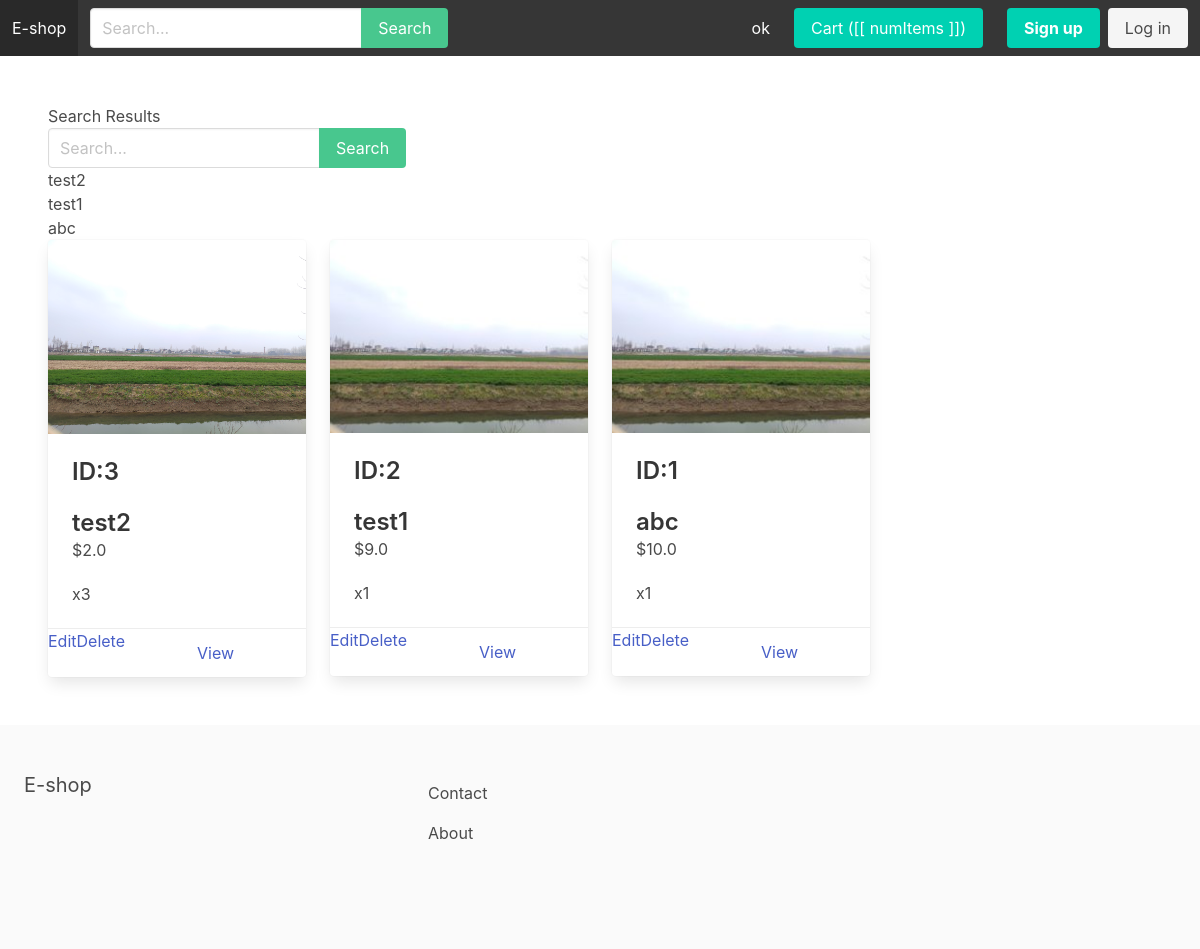
Screenshot of /search_manage/ with the database file from the repository.
### apps/store/models.py (models this page shows, shortened)
class Category(models.Model):
    title = models.CharField(max_length=255)
    slug = models.SlugField(max_length=255)
    ordering = models.IntegerField(default=0)
    is_featured = models.BooleanField(default=False)
    class Meta:
        verbose_name_plural = 'Categories'
        ordering = ('ordering',)

class Product(models.Model):
    category = models.ForeignKey(Category, related_name='products', on_delete=models.CASCADE)
    title = models.CharField(max_length=255)
    slug = models.SlugField(max_length=255)
    description = models.TextField(blank=True, null=True)
    price = models.FloatField()
    is_featured = models.BooleanField(default=False)
    num_available = models.IntegerField(default=1)
    num_visits = models.IntegerField(default=0)
    last_visit = models.DateTimeField(blank=True, null=True)
    image = models.ImageField(upload_to='uploads/', blank=True, null=True)
    thumbnail = models.ImageField(upload_to='uploads/', blank=True, null=True)
    date_added = models.DateTimeField(auto_now_add=True)
    class Meta:
        ordering = ('-date_added',)
    """def save(self, *args, **kwargs):
        self.thumbnail = self.make_thumbnail(self.image)

        super().save(*args, **kwargs)"""
    def get_thumbnail(self):
        if self.thumbnail:
            return self.thumbnail.url

### apps/store/views.py (the view)
# urls.py: path('search_manage/', search_Manage, name='searchManage'),
def search_Manage(request):
    query = request.GET.get('query')  # 获取搜索关键词
    if query:
     results = Product.objects.filter(Q(title__icontains=query) | Q(id__icontains=query))
    else:
        results = Product.objects.all()  # 如果没有搜索关键词，返回所有对象
    products = results  # 将results赋值给products变量
    return render(request, 'search_manage.html', {'results': results, 'query': query, 'products': products})

### apps/cart/cart.py (called while the page is built)
    def __iter__(self):
        product_ids = self.cart.keys()
        product_clean_ids = []
        for p in product_ids:
            product_clean_ids.append(p)
            self.cart[str(p)]['product'] = Product.objects.get(pk=p)
        for item in self.cart.values():
            item['total_price'] = float(item['price']) * int(item['quantity'])
            yield item

    def get_total_length(self):
        return sum(int(item['quantity']) for item in self.cart.values())

    def get_total_cost(self):
        return sum(float(item['total_price']) for item in self)

### apps/cart/context_processors.py (called while the page is built)
def cart(request):
    return {'cart': Cart(request)}

### apps/store/context_processors.py (called while the page is built)
def menu_categories(request):
    categories = Category.objects.all()
    return {'menu_categories': categories}

### apps/store/templates/search_manage.html (shortened to what this page needs)
{% extends 'base.html' %}
{% block content %}
<h1>Search Results</h1>
<form method="get" action="{% url 'searchManage' %}">
    <div class="field has-addons">
         <div class="control">
            <input type="text" class="input" placeholder="Search..." name="query">
        </div>
        <div class="control">
            <button class="button is-success">Search</button>
        </div>
    </div>
</form>
{% if results %}
    <ul>
        {% for product in results %}
            <li>{{ product.title }}</li>
        {% empty %}
            <li>No results found.</li>
        {% endfor %}
    </ul>
{% else %}
    <p>No results found.</p>
{% endif %}
{% with products as list_products %}
        {% include 'parts/product_manage_list.html' %}
{% endwith %}
{% endblock %}

### apps/core/templates/base.html (shortened to what this page needs)
{% load static %}
<!DOCTYPE html>
<html>
	<head>
		<link rel="stylesheet" href="https://cdn.jsdelivr.net/npm/bulma@0.9.0/css/bulma.min.css">
		<link rel="stylesheet" href="{% static 'main.css' %}">
	</head>
	<body>
		<nav class="navbar is-dark" id="navbarapp">
			<div class="navbar-brand">
				<a class="navbar-item" href="{% url 'frontpage' %}">E-shop</a>
			</div>
			<div id="main-navbar" class="navbar-menu" :class="{ 'is-active': menuClass }">
				<div class="navbar-start">
					<div class="navbar-item">
						<form method="get" action="{% url 'search' %}">
							<div class="field has-addons">
								<div class="control">
									<input type="text" class="input" placeholder="Search..." name="query">
								</div>
								<div class="control">
									<button class="button is-success">Search</button>
								</div>
							</div>
						</form>
					</div>
				</div>
				<div class="navbar-end">
					{% for category in menu_categories %}
						{% if not category.children.all %}
                        	<a href="{% url 'category_detail' category.slug %}" class="navbar-item">{{ category.title }}</a>
						{% endif %}
					{% endfor %}
					<div class="navbar-item">
						<a href="{% url 'cart' %}" class="button is-primary">Cart ([[ numItems ]])</a>
					</div>
					{% if request.user.is_authenticated %}
						<div class="navbar-item">
							<a href="{% url 'myaccount' %}" class="button is-light">My account</a>
						</div>
					{% else %}
						<div class="navbar-item">
							<div class="buttons">
								<a href="{% url 'signup' %}" class="button is-primary"><strong>Sign up</strong></a>
								<a href="{% url 'login' %}" class="button is-light">Log in</a>
							</div>
						</div>
					{% endif %}
				</div>
			</div>
		</nav>
		<section class="section">
			{% block content %}
            {% endblock %}
		</section>
		<footer class="footer">
			<div class="columns">
				<div class="column is-4">
					<h2 class="subtitle">E-shop</h2>
				</div>
				<div class="column is-8">
					<a href="{% url 'contact' %}" class="navbar-item">Contact</a>
					<a href="{% url 'about' %}" class="navbar-item">About</a>
				</div>
			</div>
		</footer>
	</body>
</html>

### apps/store/templates/parts/product_manage_list.html
<div class="columns is-multiline">
        {% for p in list_products %}
            <div class="column is-3">
                <div class="card">
                    <div class="card-image">
                        <figure class="image">
                            <img src="{{ p.get_thumbnail }}">
                        </figure>
                    </div>
                    <div class="card-content">
                        <div class="media">
                            <div class="media-content">
                                <p class="title is-4">ID:{{ p.id }}</p>
                                <p class="title is-4">{{ p.title }}</p>
                                <p class="subtitle is-6">${{ p.price }}</p>
                                <p class="subtitle is-6">x{{ p.num_available }}</p>
                            </div>
                        </div>
                    </div>
                    <footer class="card-footer">
                        <a href="{% url 'editProduct' p.pk %}" class="edit-button">Edit </a>
                        <a href="{% url 'deleteProduct' p.pk %}" class="edit-button"> Delete </a>
                        <a href="{% url 'product_detail' p.category.slug p.slug %}" class="card-footer-item">View</a>
                    </footer>
                </div>
            </div>
        {% endfor %}
    </div>

### rows the page displays
Category: title "ok"
Product: title "test2", get_thumbnail (picture), id "3", price "2.0", num_available "3"
Product: title "test1", get_thumbnail (picture), id "2", price "9.0", num_available "1"
Product: title "abc", get_thumbnail (picture), id "1", price "10.0", num_available "1"
